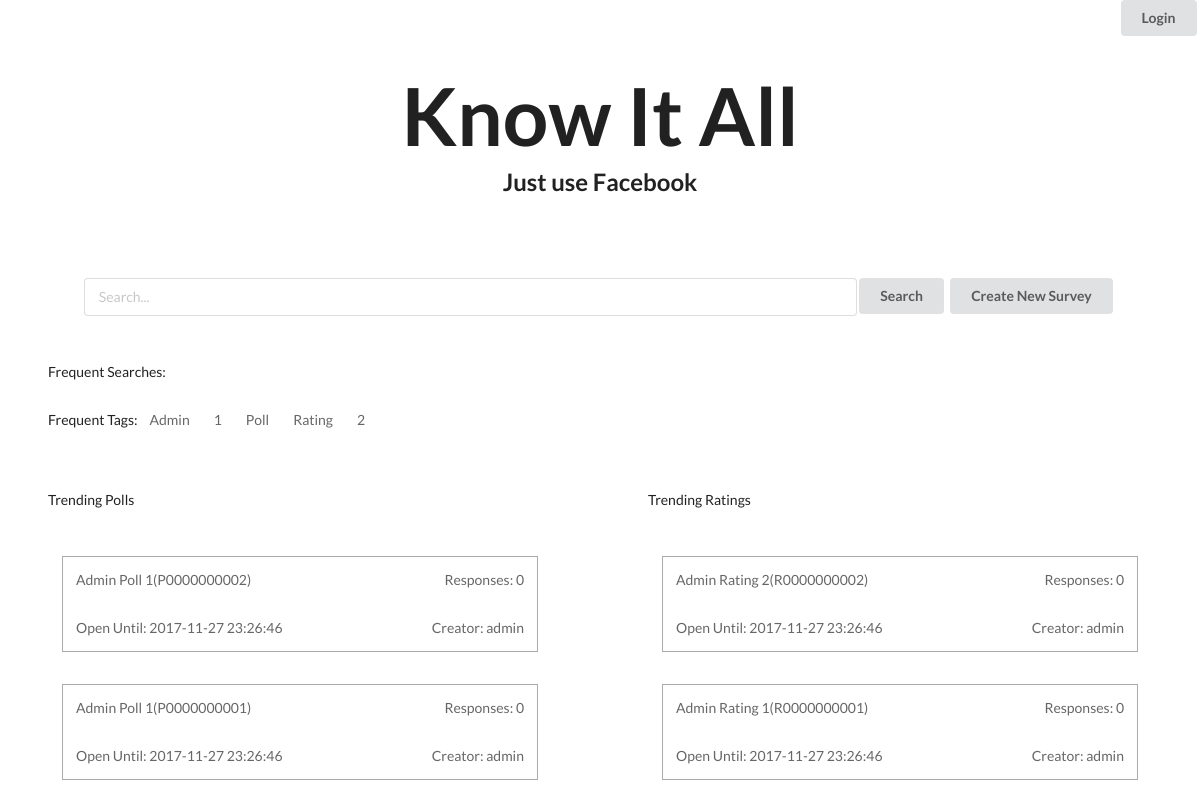
/www/knowitall/home-search.php, run on the app's committed database.
### tables this page shows
CREATE TABLE `frequent_tag` (
  `tag` varchar(45) NOT NULL,
  `freq` int(45) NOT NULL
);

CREATE TABLE `survey` (
  `survey_id` varchar(45) NOT NULL,
  `survey_title` varchar(1000) NOT NULL,
  `user_id` varchar(45) NOT NULL,
  `rating_average` double NOT NULL,
  `create_time` varchar(45) DEFAULT NULL,
  `survey_tags` varchar(1000) NOT NULL,
  `voter_number` int(45) NOT NULL,
  `close_time` timestamp NOT NULL DEFAULT CURRENT_TIMESTAMP ON UPDATE CURRENT_TIMESTAMP
);

CREATE TABLE `user` (
  `user_id` varchar(45) NOT NULL,
  `usc_email` varchar(45) NOT NULL,
  `usc_id` varchar(45) NOT NULL,
  `password` varchar(100) NOT NULL,
  `user_name` varchar(45) NOT NULL
);

### www/knowitall/home-search.php (the view, shortened to what this page needs)
<?php
  include("database-connector.php");
?>
<!DOCTYPE html>
<html lang="en">
  <head>
    <?php include("all-css.php");?>
  </head>
  <body>
    <button class="ui button float-right link-btn"><a class="float-right" href="login.php"><?php include("login-out.php"); ?></a></button>
    <?php include('big-header.php');?>
    <form class="ui form search-bar custom-pad-hor master-center custom-pad-vert" action="search-results.php" method="get" id="search">
      <input class="" type="text" placeholder="Search..." name="search" required="true">
      <button class="ui button" type="submit" form="search" value="Submit">Search</button>
      <button class="ui button link-btn"><a href="create.php">Create New Survey</a></button>
    </form>
    <div class="ui grid">
     <div class="row custom-pad-hor">
        <span>Frequent Searches: </span>
      </div>
      <div class="row custom-pad-hor custom-margin-bot-small">
        <span>Frequent Tags: </span>
        <?php
          $sql = $conn->prepare("SELECT * FROM frequent_tag ORDER BY freq DESC LIMIT 5;");
          $sql->execute();
          $ans = $sql->get_result();
          for($i = 0; $i < $ans->num_rows; $i++){
            $row = $ans->fetch_assoc();
            echo "<a href=\"search-results.php?search=".$row['tag']."\"><span class=\"custom-pad-hor-small\">".$row['tag']."</span></a>";
          }
        ?>
      </div>
      <div class="two column row">
        <div class="column">
          <span class="custom-pad-hor">Trending Polls</span>
          <ul>
            <?php include("show-trending-polls.php"); ?>
          </ul>
        </div>
        <div class="column">
          <span class="custom-pad-hor">Trending Ratings</span>
          <ul>
            <?php include("show-trending-ratings.php"); ?>
          </ul>
        </div>
      </div>
    </div>
  </body>
</html>

### www/knowitall/all-css.php
<link rel="stylesheet" href="../css/semantic.min.css">
<link rel="stylesheet" href="../css/icon.min.css">
<link rel="stylesheet" href="style.css">

### www/knowitall/login-out.php
<?php
  if(isset($_SESSION['id'])){
      echo("Logout");
  }else{
      echo("Login");
  }
?>

### www/knowitall/big-header.php
<h1>Know It All</h1>
<h2>Just use Facebook</h2>

### www/knowitall/show-trending-polls.php
<?php
  include("database-connector.php");
  $sql = $conn->prepare("SELECT * FROM trending_survey WHERE survey_id LIKE \"P%\" ORDER BY survey_id DESC;");
  $sql->execute();
  $result = $sql->get_result();
  $j = $result->num_rows;
  for($i = 0; $i < $j; $i++){
    $trow = $result->fetch_assoc();
    $sql = $conn->prepare("SELECT * FROM survey WHERE survey_id = ?;");
    $sql->bind_param('s', $trow['survey_id']);
    $sql->execute();
    $sresult = $sql->get_result();
    $srow = $sresult->fetch_assoc();
    $sql = $conn->prepare("SELECT user_name FROM user WHERE user_id = ?;");
    $sql->bind_param('s', $srow['user_id']);
    $sql->execute();
    $uresult = $sql->get_result();
    $urow = $uresult->fetch_assoc();
    include("trending-card.php");
  }
?>

### www/knowitall/trending-card.php
<li class="surveylink custom-pad-hor custom-pad-top">
	<a href="survey.php?id=<?php echo $srow['survey_id']; ?>">
	  <div class="ui grid">
	    <div class="twelve wide column"><?php echo $srow['survey_title']; ?>(<?php echo $srow['survey_id']; ?>)</div>
	    <div class="four wide column"><span class="float-right">Responses: <?php echo $srow['voter_number']; ?></span></div>
	    <div class="eight wide column">Open Until: <?php echo $srow['close_time']; ?></div>
	    <div class="eight wide column"><span class="float-right">Creator: <?php echo $urow['user_name']; ?></span></div>
	  </div>
	</a>
</li>

### www/knowitall/show-trending-ratings.php
<?php
  include("database-connector.php");
  $sql = $conn->prepare("SELECT * FROM trending_survey WHERE survey_id LIKE \"R%\" ORDER BY survey_id DESC;");
  $sql->execute();
  $result = $sql->get_result();
  $j = $result->num_rows;
  for($i = 0; $i < $j; $i++){
    $trow = $result->fetch_assoc();
    $sql = $conn->prepare("SELECT * FROM survey WHERE survey_id = ?;");
    $sql->bind_param('s', $trow['survey_id']);
    $sql->execute();
    $sresult = $sql->get_result();
    $srow = $sresult->fetch_assoc();
    $sql = $conn->prepare("SELECT user_name FROM user WHERE user_id = ?;");
    $sql->bind_param('s', $srow['user_id']);
    $sql->execute();
    $uresult = $sql->get_result();
    $urow = $uresult->fetch_assoc();
    include("trending-card.php");
  }
?>

### www/knowitall/style.css (style rules this page uses)
h1, h2 { margin: 0 auto; text-align: center; }
h1 { font-size: 10vh; padding-top: 8vh; }
h2 { padding-bottom: 6vh }
ul { list-style: none; padding: 0; margin: 14px }
a:not(.signup-link) { display: block; }
a { color: rgba(0, 0, 0, 0.6) }
.search-bar input[type="text"] { width: 70% !important; }
.float-right { float: right }
.master-center { margin: 0 auto !important; text-align: center !important; }
.link-btn { padding: 0 !important; }
.link-btn a { padding: .78571429em 1.5em; }
.custom-pad-hor { padding-left: 4vw !important; padding-right: 4vw !important; }
.custom-pad-hor-small { padding-left: 1vw !important; padding-right: 1vw !important; }
.custom-pad-vert { padding-top: 4vh !important; padding-bottom: 4vh !important; }
.custom-pad-top { padding-top: 4vh !important; }
.custom-margin-bot-small { margin-bottom: 4vh !important; }
.ui.grid { margin: 0; }
.ui.form { margin-bottom: 4em; }
.ui.grid .row>.column { padding: 0 !important; }

### data on the page
frequent_tag: tag "Admin"
frequent_tag: tag "1"
frequent_tag: tag "Poll"
frequent_tag: tag "Rating"
frequent_tag: tag "2"
survey: survey_title "Admin Poll 1", survey_id "P0000000002", voter_number "0", close_time "2017-11-27 23:26:46", user.user_name "admin"
survey: survey_title "Admin Poll 1", survey_id "P0000000001", voter_number "0", close_time "2017-11-27 23:26:46", user.user_name "admin"
survey: survey_title "Admin Rating 2", survey_id "R0000000002", voter_number "0", close_time "2017-11-27 23:26:46", user.user_name "admin"
survey: survey_title "Admin Rating 1", survey_id "R0000000001", voter_number "0", close_time "2017-11-27 23:26:46", user.user_name "admin"
